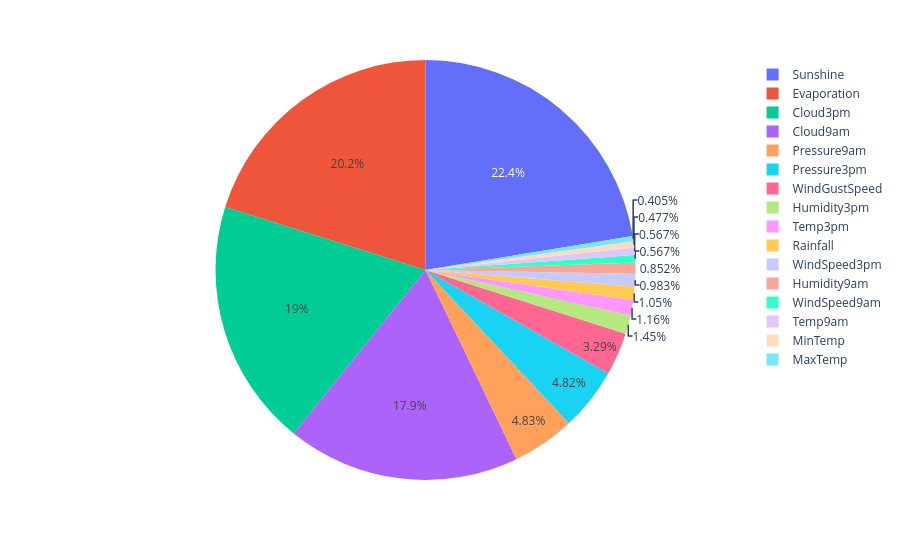

Notebook cell for this chart:
### Code cell
px.pie(df_missing , values = 'misssing' , names = df_missing.index)

### Figure 1 — Plotly figure (JSON) as saved in the notebook; plotly's stock layout.template omitted (floating-point values rounded to 4 significant figures)
{"data": [{"domain": {"x": [0, 1], "y": [0, 1]}, "hovertemplate": "index=%{label}<br>misssing=%{value}<extra></extra>", "labels": ["MinTemp", "MaxTemp", "Rainfall", "Evaporation", "Sunshine", "WindGustSpeed", "WindSpeed9am", "WindSpeed3pm", "Humidity9am", "Humidity3pm", "Pressure9am", "Pressure3pm", "Cloud9am", "Cloud3pm", "Temp9am", "Temp3pm"], "legendgroup": "", "name": "", "showlegend": true, "type": "pie", "values": [1485, 1261, 3261, 62790, 69835, 10263, 1767, 3062, 2654, 4507, 15065, 15028, 55888, 59358, 1767, 3609]}], "layout": {"legend": {"tracegroupgap": 0}, "margin": {"t": 60}}}
